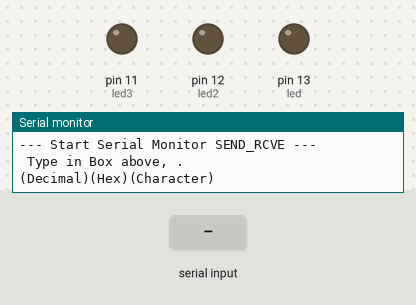
The sketch below on a simulated Arduino Uno, built with avr-gcc and run on an emulated ATmega328P. Parts: output pins drawn as LEDs (lit = HIGH), the last lines printed to the serial monitor. The inputs (shaded band) are chosen by the test bench.

Above: at 1.2 s.
1.3 s: "1" received over Serial
At 2.5 s:
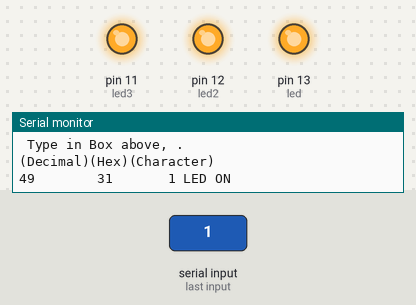
2.8 s: "0" received over Serial
At 3.8 s:
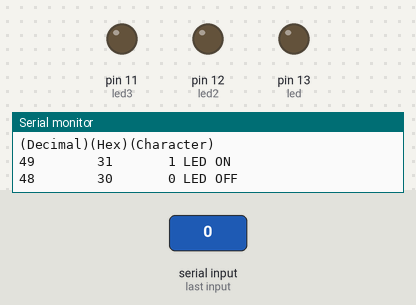
Timing chart, 0 to 5.8 s (numbered marks = the images above; inputs shaded):
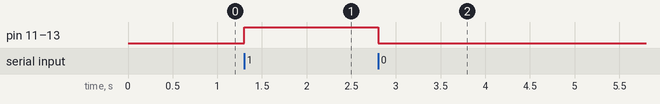

Measured:
- after the input at 1.3 s, pin 11 (led3), pin 12 (led2), pin 13 (led): LOW → HIGH at once
- after the input at 2.8 s, pin 11 (led3), pin 12 (led2), pin 13 (led): HIGH → LOW at once

The sketch:

sketch_apr05a.ino
```cpp
/* YourDuinoStarter_SerialMonitor_SEND_RCVE<br> - WHAT IT DOES:
   - Receives characters from Serial Monitor
   - Displays received character as Decimal, Hexadecimal and Character
   - Controls pin 13 LED from Keyboard
 - SEE the comments after "//" on each line below
 - CONNECTIONS:
   - None: Pin 13 built-in LED
   -
 - V1.00 02/11/13
   Questions: terry@yourduino.com */

/*-----( Import needed libraries )-----*/
/*-----( Declare Constants and Pin Numbers )-----*/
#define led 13  // built-in LED
int led1 = 13;
int led2 = 12;
int led3 = 11;


/*-----( Declare objects )-----*/
/*-----( Declare Variables )-----*/
int ByteReceived;

void setup()   /****** SETUP: RUNS ONCE ******/
{
  pinMode(led1, OUTPUT);
  pinMode(led2, OUTPUT);
  pinMode(led3, OUTPUT);
  Serial.begin(9600);
  Serial.println("--- Start Serial Monitor SEND_RCVE ---");
    Serial.println(" Type in Box above, . ");
  Serial.println("(Decimal)(Hex)(Character)");
  Serial.println();
}
//--(end setup )---

void loop()   /****** LOOP: RUNS CONSTANTLY ******/
{
  if (Serial.available() > 0)
  {
    ByteReceived = Serial.read();
    Serial.print(ByteReceived);
    Serial.print("        ");
    Serial.print(ByteReceived, HEX);
    Serial.print("       ");
    Serial.print(char(ByteReceived));

    if(ByteReceived == '1') // Single Quote! This is a character.
    {
      digitalWrite(led,HIGH);
      Serial.print(" LED ON ");
      digitalWrite(led1, HIGH);
      digitalWrite(led2, HIGH);
      digitalWrite(led3, HIGH);

    }

    if(ByteReceived == '0')
    {
      digitalWrite(led,LOW);
      Serial.print(" LED OFF");
      digitalWrite(led1, LOW);
      digitalWrite(led2, LOW);
      digitalWrite(led3, LOW);
    }

    Serial.println();    // End the line

  // END Serial Available
  }
}

//--(end main loop )---

/*-----( Declare User-written Functions )-----*/

/*********( THE END )***********/
```

Arduino__serial_communication.c
```cpp
/* YourDuinoStarter_SerialMonitor_SEND_RCVE<br> - WHAT IT DOES:
   - Receives characters from Serial Monitor
   - Displays received character as Decimal, Hexadecimal and Character
   - Controls pin 13 LED from Keyboard
 - SEE the comments after "//" on each line below
 - CONNECTIONS:
   - None: Pin 13 built-in LED
   -
 - V1.00 02/11/13
   Questions: terry@yourduino.com */

/*-----( Import needed libraries )-----*/
/*-----( Declare Constants and Pin Numbers )-----*/
#define led 13  // built-in LED
int led1 = 13;
int led2 = 12;
int led3 = 11;


/*-----( Declare objects )-----*/
/*-----( Declare Variables )-----*/
int ByteReceived;

void setup()   /****** SETUP: RUNS ONCE ******/
{
  pinMode(led1, OUTPUT);
  pinMode(led2, OUTPUT);
  pinMode(led3, OUTPUT);
  Serial.begin(9600);
  Serial.println("--- Start Serial Monitor SEND_RCVE ---");
    Serial.println(" Type in Box above, . ");
  Serial.println("(Decimal)(Hex)(Character)");
  Serial.println();
}
//--(end setup )---

void loop()   /****** LOOP: RUNS CONSTANTLY ******/
{
  if (Serial.available() > 0)
  {
    ByteReceived = Serial.read();
    Serial.print(ByteReceived);
    Serial.print("        ");
    Serial.print(ByteReceived, HEX);
    Serial.print("       ");
    Serial.print(char(ByteReceived));

    if(ByteReceived == '1') // Single Quote! This is a character.
    {
      digitalWrite(led,HIGH);
      Serial.print(" LED ON ");
      digitalWrite(led1, HIGH);
      digitalWrite(led2, HIGH);
      digitalWrite(led3, HIGH);

    }

    if(ByteReceived == '0')
    {
      digitalWrite(led,LOW);
      Serial.print(" LED OFF");
      digitalWrite(led1, LOW);
      digitalWrite(led2, LOW);
      digitalWrite(led3, LOW);
    }

    Serial.println();    // End the line

  // END Serial Available
  }
}

//--(end main loop )---

/*-----( Declare User-written Functions )-----*/

/*********( THE END )***********/
```
